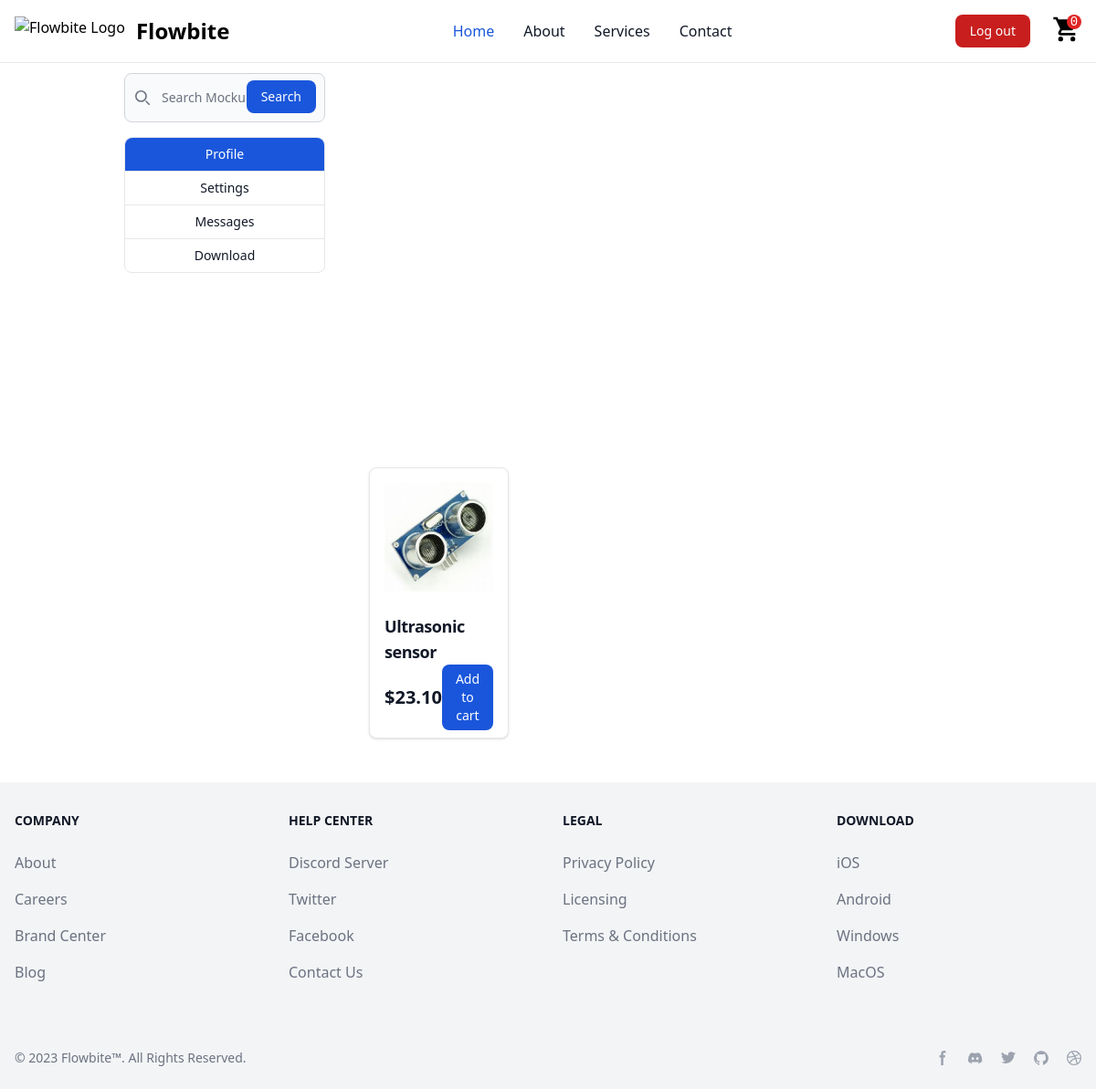
Page / (signed in) on the earlier database version.
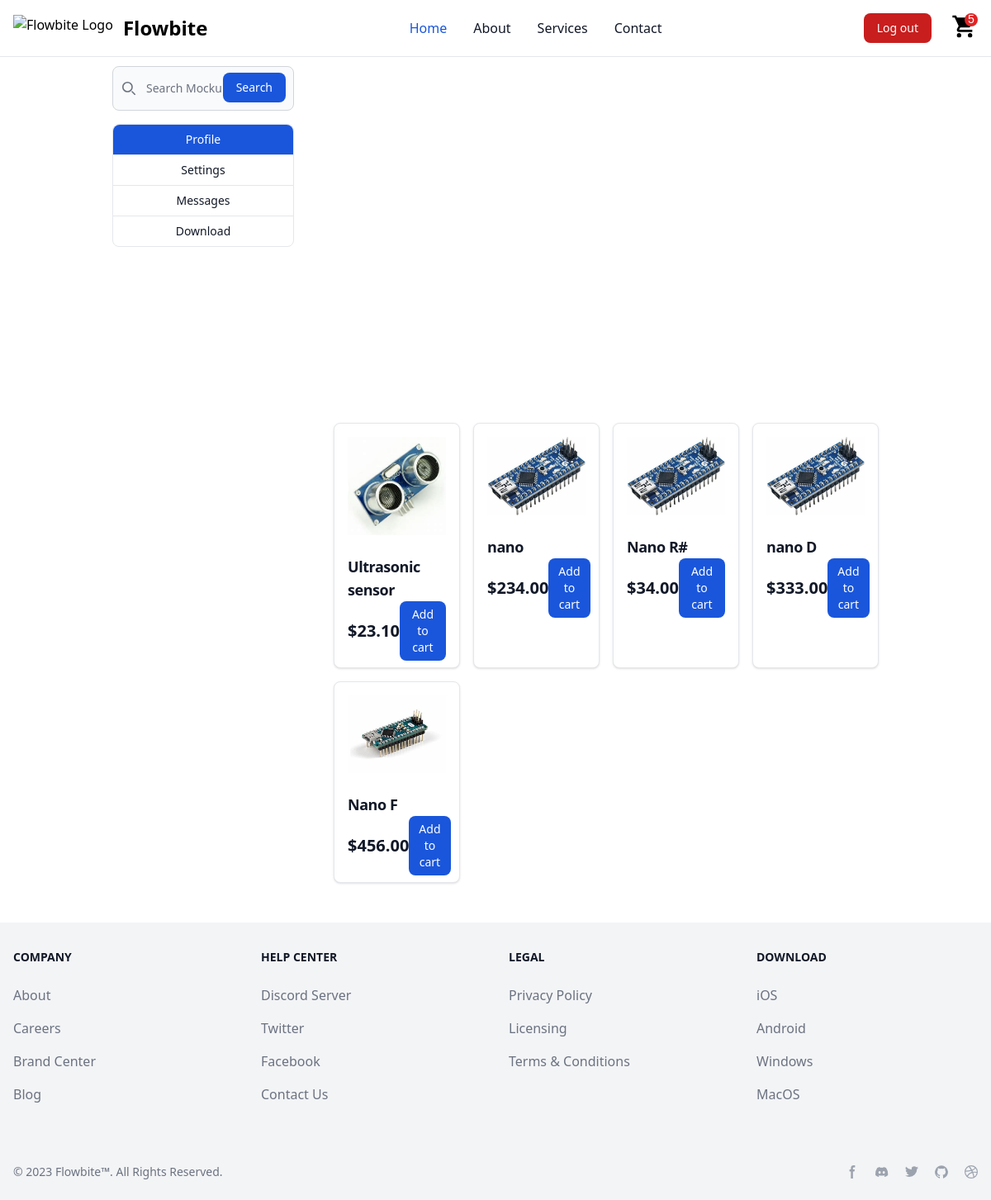
Same page on the later database version.
### store/models.py (models this page shows, shortened)
class Product(models.Model):
    name = models.CharField(max_length=200, null=True)
    price = models.DecimalField(max_digits=7, decimal_places=2)
    digital = models.BooleanField(default=False, null=True, blank=True)
    image = models.ImageField(null=True, blank=True)
    @property
    def imageURL(self):
        try:
            url = self.image.url
        except:
            url = ''
        return url

### store/views.py (the view)
# urls.py: path('', include('store.urls')),
def store(request):
    data = cartData(request)
    cartItems = data['cartItems']
    products = Product.objects.all()
    context = {'products': products, 'cartItems': cartItems}
    return render(request, 'store.html', context)

### store/models.py (called while the page is built)
    @property
    def get_cart_items(self):
        orderitems = self.orderitem_set.all()
        total = sum([item.quantity for item in orderitems])
        return total

### store/utils.py (called while the page is built)
def cartData(request):
    if request.user.is_authenticated:
        customer = request.user
        order, created = Order.objects.get_or_create(customer=customer, completed=False)
        items = order.orderitem_set.all()
        cartItems = order.get_cart_items
    else:
        cookieData = cookieCart(request)
        cartItems = cookieData['cartItems']
        order = cookieData['order']
        items = cookieData['items']
    return {'cartItems': cartItems, 'items': items, 'order': order}

### templates/store.html (shortened to what the changed rows need)
{% extends 'main.html' %}
{% load static %}
{% block content %}
<div class="flex flex-col lg:flex-row">
    <div class="lg:w-9/12">
        <div class="grid grid-cols-1 sm:grid-cols-2 md:grid-cols-3 lg:grid-cols-4 gap-4 gap-x-4 mt-12">
            {% for product in products %}
            <div
                class="max-w-xs h-75 bg-white border border-gray-200 rounded-lg shadow dark:bg-gray-800 dark:border-gray-700">
                <a href="#">
                    <img class="p-4 rounded-t-lg max-h-45 mx-auto" src="{{product.imageURL}}" alt="product image" />
                </a>
                <div class="px-4 py-2">
                    <a href="#">
                        <h5 class="text-lg font-semibold tracking-tight text-gray-900 dark:text-white">
                            {{product.name}}
                        </h5>
                    </a>
                    <div class="flex items-center justify-between">
                        <span class="text-xl font-bold text-gray-900 dark:text-white">${{product.price}}</span>
                        <a data-product="{{product.id}}" data-action="add" href="#"
                            class="update-cart text-white bg-blue-700 hover:bg-blue-800 focus:ring-4 focus:outline-none focus:ring-blue-300 font-medium rounded-lg text-sm px-3 py-1.5 text-center dark:bg-blue-600 dark:hover:bg-blue-700 dark:focus:ring-blue-800">Add
                            to cart</a>
                    </div>
                </div>
            </div>
            {% endfor %}
        </div>
    </div>
</div>
{% endblock content %}

Differences in the rows shown:
added Product: imageURL (picture), name "nano", price "234.00"
added Product: imageURL (picture), name "Nano R#", price "34.00"
added Product: imageURL (picture), name "nano D", price "333.00"
added Product: imageURL (picture), name "Nano F", price "456.00"
Other differences:
{{ cartItems }}: "0" → "5"
